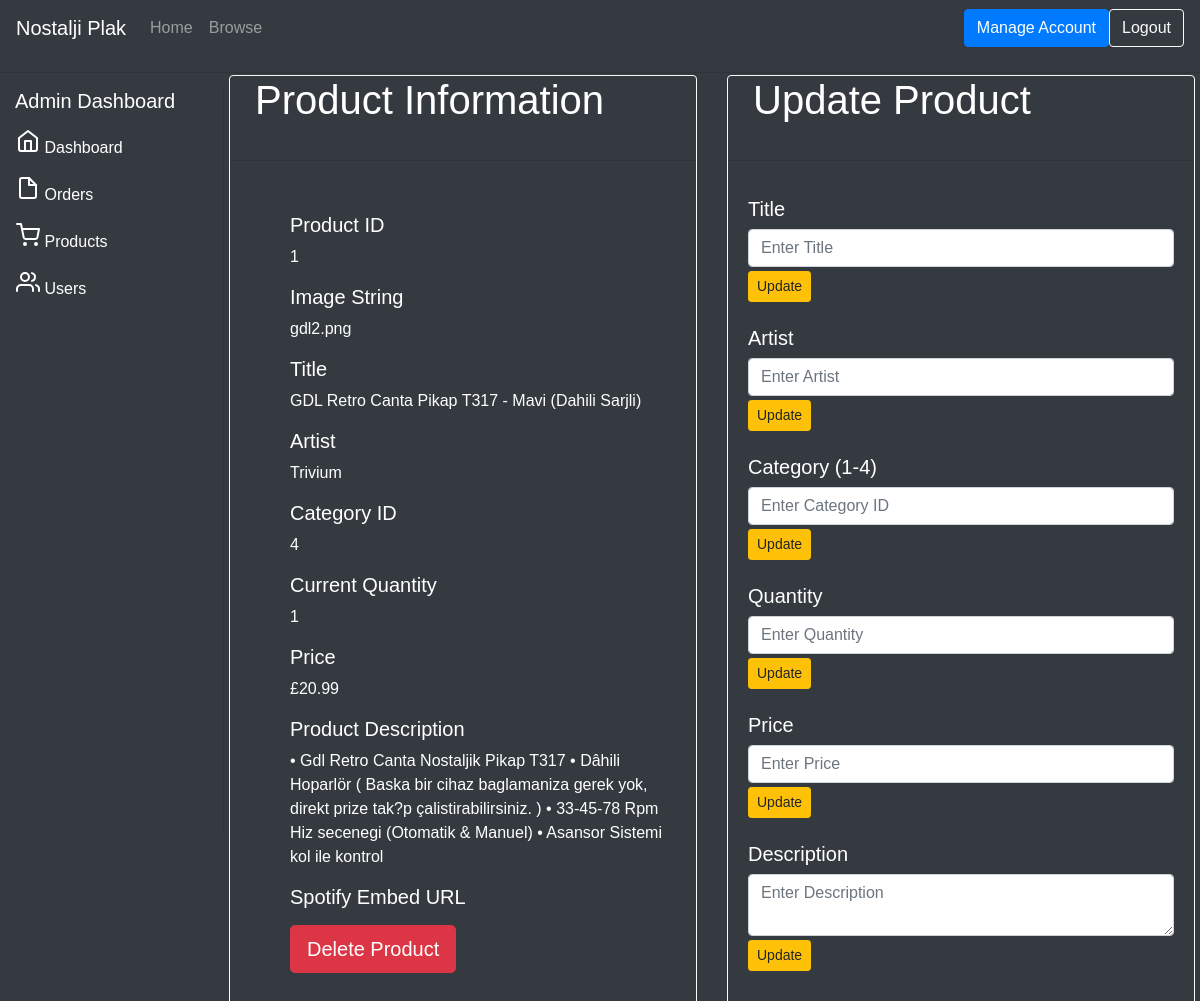
Page /admin/update_product.php?id=1 (signed in) on the committed database.
### tables this page shows
CREATE TABLE `products` (
  `product_id` int(11) NOT NULL,
  `product_title` varchar(255) NOT NULL,
  `product_category_id` int(11) NOT NULL,
  `product_price` float NOT NULL,
  `product_quantity` int(11) NOT NULL,
  `product_description` text NOT NULL,
  `product_artist` varchar(255) NOT NULL,
  `product_image` varchar(255) NOT NULL DEFAULT 'default_image.jpg',
  `products_embed_spotify` varchar(255) DEFAULT NULL
);

### htdocs/resources/include/functions.php (called while the page is built, shortened)
<?php
    function escape_string($string){
        global $conn;
        return mysqli_real_escape_string($conn, $string);
    }
    function query($sql) {
        global $conn;
        return mysqli_query($conn, $sql);
    }
    function fetch_array($result) {
    return mysqli_fetch_array($result);
    }

### htdocs/admin/update_product.php (the view, shortened to what this page needs)
<?php
     include('include/header.php');
    $query = query(" SELECT * FROM products WHERE product_id = " . escape_string($_GET['id']) . " ");
    while($row = fetch_array($query)):
?>
        <div class="dash-content" style="margin-left: 224px; margin-top: 75px; display: block !important; position: absolute; top: 0px; bottom: 0px; right: 0px; left: 0px;">
            <div class="card-deck" style = "padding-left: 5px; padding-right: 5px;">
                <div class="card border-light text-white bg-dark">
                    <card class="card-title">
                        <h1 style="padding-left: 25px;">Product Information</h1>
                    </card>
                    <hr>
                    <div class="card-body">
                        <ul style="list-style: none">
                            <li><p><h5>Product ID</h5> <?php echo $row['product_id']; ?></p></li>
                            <li><p><h5>Image String</h5> <?php echo $row['product_image']; ?></p></li>
                            <li><p><h5>Title</h5> <?php echo $row['product_title']; ?></p></li>
                            <li><p><h5>Artist</h5> <?php echo $row['product_artist']; ?></p></li>
                            <li><p><h5>Category ID</h5> <?php echo $row['product_category_id']; ?></p></li>
                            <li><p><h5>Current Quantity</h5> <?php echo $row['product_quantity']; ?></p></li>
                            <li><p><h5>Price</h5> £<?php echo $row['product_price']; ?></p></li>
                            <li><p><h5>Product Description</h5> <?php echo $row['product_description']; ?></p></li>
                            <li><p><h5>Spotify Embed URL</h5> <?php echo $row['products_embed_spotify']; ?></p></li>
                            <form name="delete-product" action="" method="post">
                                <li><button type="submit" name="delete-product-submit" class="btn btn-lg btn-danger">Delete Product</button></li>
                            </form>
                        </ul>
                    </div>
                </div>
                <div class="card border-light text-white bg-dark">
                    <card class="card-title">
                        <h1 style="padding-left: 25px;">Update Product</h1>
                    </card>
                    <hr>
                    <div class="card-body">
                        <form name="update-product-title" action="" method="post">
                            <h5>Title</h5><input type="text" class="form-control" name="ptitle" placeholder="Enter Title" required>
                            <button type="submit" name = "title-update-submit" class="btn btn-sm mt-1 btn-warning">Update</button>
                        </form>
                        <br>
                        <form name="update-product-artist" action="" method="post">
                            <h5>Artist</h5><input type="text" class="form-control" name="partist" placeholder="Enter Artist" required>
                            <button type="submit" name = "artist-update-submit" class=" btn btn-sm mt-1 btn-warning">Update</button>
                        </form>
                        <br>
                        <form name="update-product-category" action="" method="post">
                            <h5>Category (1-4)</h5><input type="text" class="form-control" name="pcategory" placeholder="Enter Category ID" required>
                            <button type="submit" name = "category-update-submit" class=" btn btn-sm mt-1 btn-warning">Update</button>
                        </form>
                        <br>
                        <form name="update-product-quantity" action="" method="post">
                            <h5>Quantity</h5><input type="text" class="form-control" name="pquantity" placeholder="Enter Quantity" required>
                            <button type="submit" name = "quantity-update-submit" class=" btn btn-sm mt-1 btn-warning">Update</button>
                        </form>
                        <br>
                        <form name="update-product-price" action="" method="post">
                            <h5>Price</h5><input type="text" class="form-control" name="pprice" placeholder="Enter Price" required>
                            <button  type="submit" name = "price-update-submit" class=" btn btn-sm mt-1 btn-warning">Update</button>
                        </form>
                        <br>
                        <form name="update-product-description" action="" method="post">
                            <h5>Description</h5>
                            <textarea class="form-control" name="pdesc" aria-label="With textarea" placeholder="Enter Description" required></textarea>
                            <button type="submit" name = "description-update-submit" class=" btn btn-sm mt-1 btn-warning">Update</button>
                        </form>
                    </div>
                </div>
            </div>
        </div>
    <?php endwhile; ?>
<?php include('include/footer.php'); ?>

### htdocs/resources/css/style.css (style rules this page uses)
body { margin: 0; font-family: Montserrat,sans-serif; font-size: 1rem; font-weight: 400; line-height: 1.5; color: white; text-align: left; background-color: #1a1a1a; min-height: 100vh; }

### rows in the picture
products: product_id "1", product_image "gdl2.png", product_title "GDL Retro Canta Pikap T317 - Mavi (Dahili Sarjli)", product_artist "Trivium", product_category "4", product_quantity "1", product_price "20.99", product_description "• Gdl Retro Canta Nostaljik Pikap T317 • Dâhili Hoparlör ( Baska bir cihaz baglamaniza gerek yok, direkt prize tak?p çalistirabilirsiniz. ) • 33-45-78 Rpm Hiz secenegi (Otomatik & Manuel) • Asansor Sistemi kol ile kontrol"
